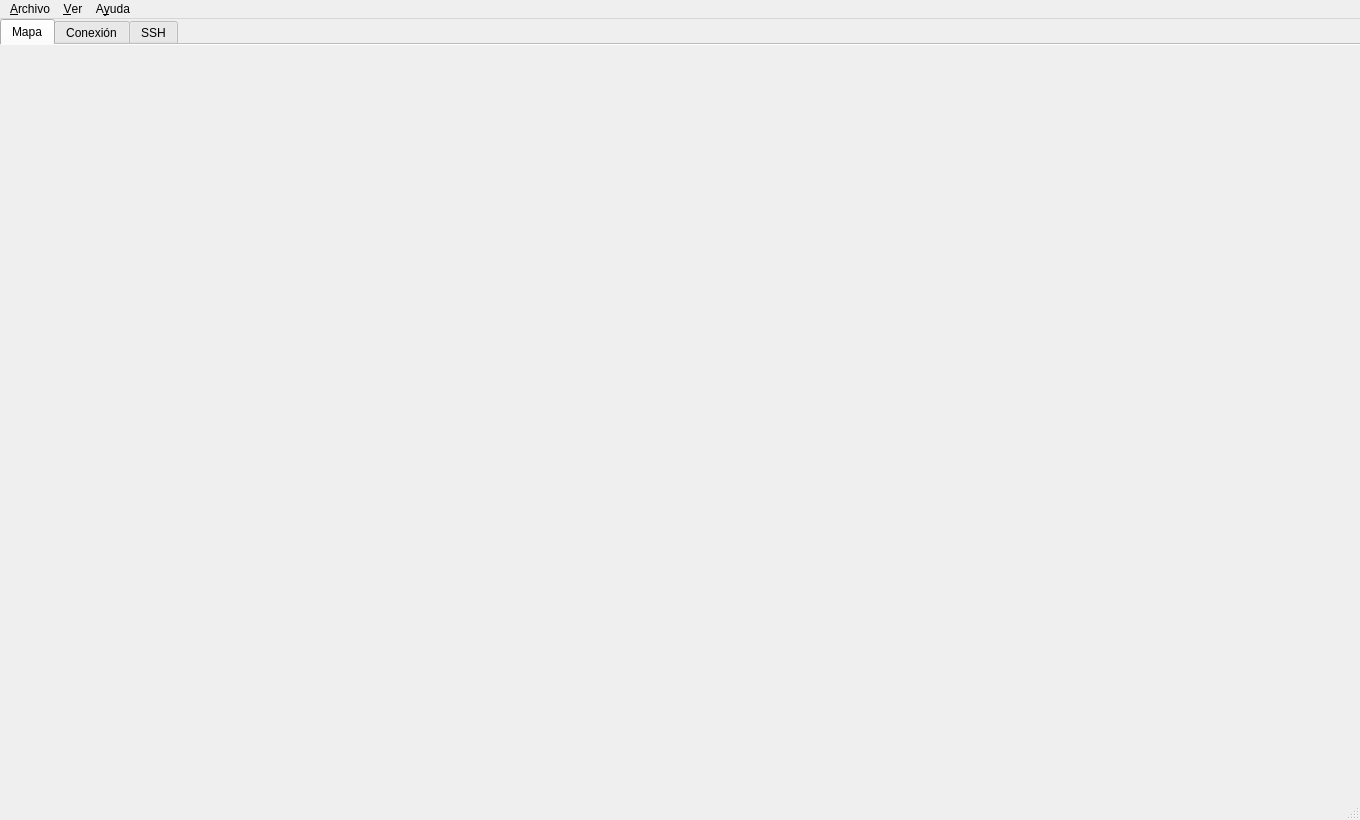
<?xml version="1.0" encoding="UTF-8"?>
<ui version="4.0">
 <class>MainWindow</class>
 <widget class="QMainWindow" name="MainWindow">
  <property name="geometry">
   <rect>
    <x>0</x>
    <y>0</y>
    <width>1360</width>
    <height>820</height>
   </rect>
  </property>
  <property name="windowTitle">
   <string>Receptor AIS — Red Pitaya</string>
  </property>
  <widget class="QWidget" name="centralwidget">
   <layout class="QVBoxLayout" name="centralLayout">
    <property name="spacing">
     <number>0</number>
    </property>
    <property name="leftMargin">
     <number>0</number>
    </property>
    <property name="topMargin">
     <number>0</number>
    </property>
    <property name="rightMargin">
     <number>0</number>
    </property>
    <property name="bottomMargin">
     <number>0</number>
    </property>
    <item>
     <widget class="QTabWidget" name="tabs">
      <property name="currentIndex">
       <number>0</number>
      </property>
      <property name="documentMode">
       <bool>true</bool>
      </property>
      <widget class="MapPage" name="mapPage">
       <attribute name="title">
        <string>Mapa</string>
       </attribute>
      </widget>
      <widget class="ConnectionPage" name="connectionPage">
       <attribute name="title">
        <string>Conexión</string>
       </attribute>
      </widget>
      <widget class="SshPage" name="sshPage">
       <attribute name="title">
        <string>SSH</string>
       </attribute>
      </widget>
     </widget>
    </item>
   </layout>
  </widget>
  <widget class="QMenuBar" name="menubar">
   <property name="geometry">
    <rect>
     <x>0</x>
     <y>0</y>
     <width>1360</width>
     <height>25</height>
    </rect>
   </property>
   <widget class="QMenu" name="menuArchivo">
    <property name="title">
     <string>&amp;Archivo</string>
    </property>
    <addaction name="actionSalir"/>
   </widget>
   <widget class="QMenu" name="menuVer">
    <property name="title">
     <string>&amp;Ver</string>
    </property>
    <addaction name="actionVerMapa"/>
    <addaction name="actionVerConexion"/>
    <addaction name="actionVerSsh"/>
   </widget>
   <widget class="QMenu" name="menuAyuda">
    <property name="title">
     <string>A&amp;yuda</string>
    </property>
    <addaction name="actionAcercaDe"/>
    <addaction name="actionAcercaDeQt"/>
   </widget>
   <addaction name="menuArchivo"/>
   <addaction name="menuVer"/>
   <addaction name="menuAyuda"/>
  </widget>
  <widget class="QStatusBar" name="statusbar"/>
  <action name="actionSalir">
   <property name="text">
    <string>&amp;Salir</string>
   </property>
   <property name="shortcut">
    <string>Ctrl+Q</string>
   </property>
  </action>
  <action name="actionVerMapa">
   <property name="text">
    <string>&amp;Mapa</string>
   </property>
   <property name="shortcut">
    <string>Ctrl+1</string>
   </property>
  </action>
  <action name="actionVerConexion">
   <property name="text">
    <string>&amp;Conexión</string>
   </property>
   <property name="shortcut">
    <string>Ctrl+2</string>
   </property>
  </action>
  <action name="actionVerSsh">
   <property name="text">
    <string>&amp;SSH</string>
   </property>
   <property name="shortcut">
    <string>Ctrl+3</string>
   </property>
  </action>
  <action name="actionAcercaDe">
   <property name="text">
    <string>&amp;Acerca de</string>
   </property>
  </action>
  <action name="actionAcercaDeQt">
   <property name="text">
    <string>Acerca de &amp;Qt</string>
   </property>
  </action>
 </widget>
 <customwidgets>
  <customwidget>
   <class>MapPage</class>
   <extends>QWidget</extends>
   <header>mappage.h</header>
   <container>1</container>
  </customwidget>
  <customwidget>
   <class>ConnectionPage</class>
   <extends>QWidget</extends>
   <header>connectionpage.h</header>
   <container>1</container>
  </customwidget>
  <customwidget>
   <class>SshPage</class>
   <extends>QWidget</extends>
   <header>sshpage.h</header>
   <container>1</container>
  </customwidget>
 </customwidgets>
 <resources/>
 <connections/>
</ui>
